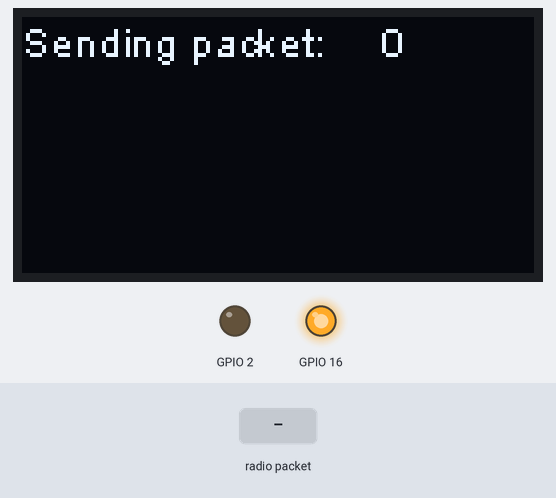
This sketch was run on a simulated ESP32. On the bench: 128×64 one-colour display, output pins drawn as LEDs (lit = HIGH). Inputs (shaded band) come from the test bench. No radio packets arrive unless stated; what the sketch prints to the serial monitor is not drawn.

Above: at 2.7 s.
2.8 s: radio packet "1" arrives
At 4.0 s:
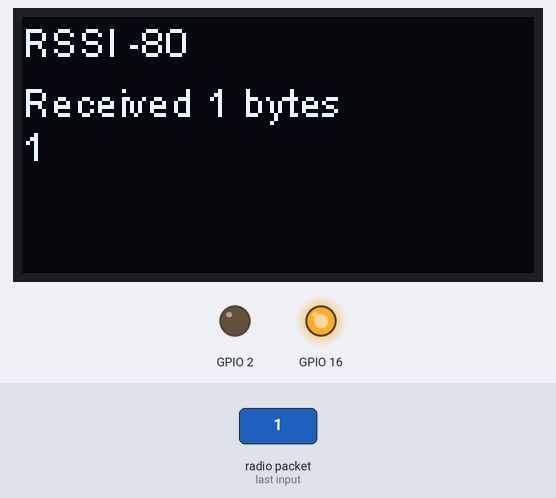
4.3 s: radio packet "2" arrives
At 5.2 s:
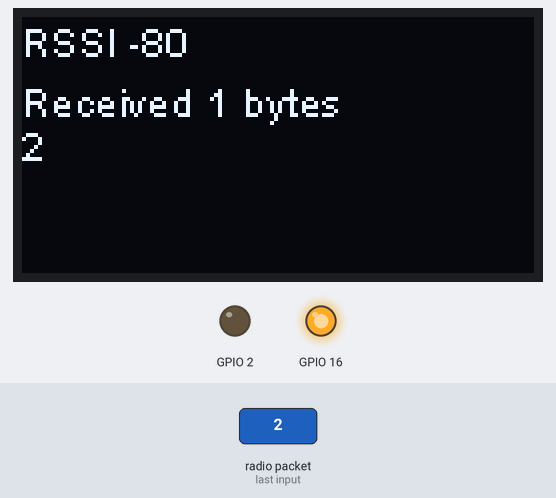
5.8 s: radio packet "0" arrives
Timing chart, 0 to 8.8 s (numbered marks = the images above; inputs shaded):
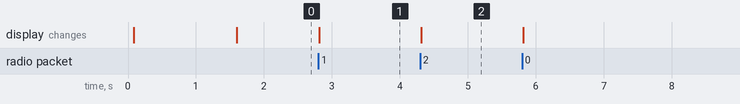

Measured:
- after the input at 2.8 s, the display: changes at once (image 1)
- after the input at 4.3 s, the display: changes at once (image 2)

The sketch:

OLED_LoRa_SenderV1.ino
```cpp
#include <SPI.h>
#include <LoRa.h>
#include <Wire.h>
#include "SSD1306.h"
#include "images.h"

#define SCK     5    // GPIO5  -- SX1278's SCK
#define MISO    19   // GPIO19 -- SX1278's MISnO
#define MOSI    27   // GPIO27 -- SX1278's MOSI
#define SS      18   // GPIO18 -- SX1278's CS
#define RST     14   // GPIO14 -- SX1278's RESET
#define DI0     26   // GPIO26 -- SX1278's IRQ(Interrupt Request)
#define BAND  868E6

unsigned int counter = 0;

SSD1306 display(0x3c, 21, 22);
String rssi = "RSSI --";
String packSize = "--";
String packet ;

unsigned long Balise_DernierEnvoi = 0; // heure du dernier envoi LoRa


void setup() {
  pinMode(16, OUTPUT);
  pinMode(2, OUTPUT);

  digitalWrite(16, LOW);    // set GPIO16 low to reset OLED
  delay(50);
  digitalWrite(16, HIGH); // while OLED is running, must set GPIO16 in high

  Serial.begin(115200);
  while (!Serial);
  Serial.println();
  Serial.println("LoRa Sender Test");

  SPI.begin(SCK, MISO, MOSI, SS);
  LoRa.setPins(SS, RST, DI0);
  if (!LoRa.begin(868E6)) {
    Serial.println("Starting LoRa failed!");
    while (1);
  }
  //LoRa.setSpreadingFactor(7);
  //LoRa.onReceive(cbk);
  //  LoRa.receive();
  Serial.println("init ok");
  display.init();
  display.flipScreenVertically();
  display.setFont(ArialMT_Plain_10);

  delay(1500);
}

void loop() {


  if (micros() - Balise_DernierEnvoi > 1000000 && counter == 0) {
    Balise_DernierEnvoi = micros();
    display.clear();
    display.setTextAlignment(TEXT_ALIGN_LEFT);
    display.setFont(ArialMT_Plain_10);

    display.drawString(0, 0, "Sending packet: ");
    display.drawString(90, 0, String(counter));
    Serial.println(String(counter));
    display.display();

    // send packet
    LoRa.beginPacket();
    LoRa.print("HelloYou ");
    //LoRa.print(counter);
    LoRa.endPacket();
counter ++;

  }


 int packetSize = LoRa.parsePacket();   // onregarde si quelque chose est reçu
  if (packetSize) {
    Serial.println("recu");
    cbk(packetSize);
  }

  // wait for a second
}
```

Fonctions.ino
```cpp
void cbk(int packetSize) {
  packet ="";
  packSize = String(packetSize,DEC);
  for (int i = 0; i < packetSize; i++) {
    if (readRegisterCRC(0x3F) == true){
    packet += (char) LoRa.read();
    }
    else
    {
      Serial.println("erreur");
      Serial.println(packet);
  display.clear();
  display.setTextAlignment(TEXT_ALIGN_LEFT);
  display.setFont(ArialMT_Plain_10);
  display.drawString(0 , 15 , "Received "+ packSize + " bytes");
  display.drawStringMaxWidth(0 , 26 , 128, packet);
  display.drawString(0, 0, "erreur CRC");
  display.display();
    }
    }
    Serial.println(packet);
  rssi = "RSSI " + String(LoRa.packetRssi(), DEC) ;
  loraData();
}

void loraData(){
  display.clear();
  display.setTextAlignment(TEXT_ALIGN_LEFT);
  display.setFont(ArialMT_Plain_10);
  display.drawString(0 , 15 , "Received "+ packSize + " bytes");
  display.drawStringMaxWidth(0 , 26 , 128, packet);
  display.drawString(0, 0, rssi);
  display.display();
}
```

ReadRegister.ino
```cpp
bool readRegisterCRC(uint8_t val){
 uint8_t receivedVal = (0000010 | SPI.transfer(val))>>1;
 return (bool)receivedVal;
}
```

Source omitted: images.h (data table, 7246 bytes)
